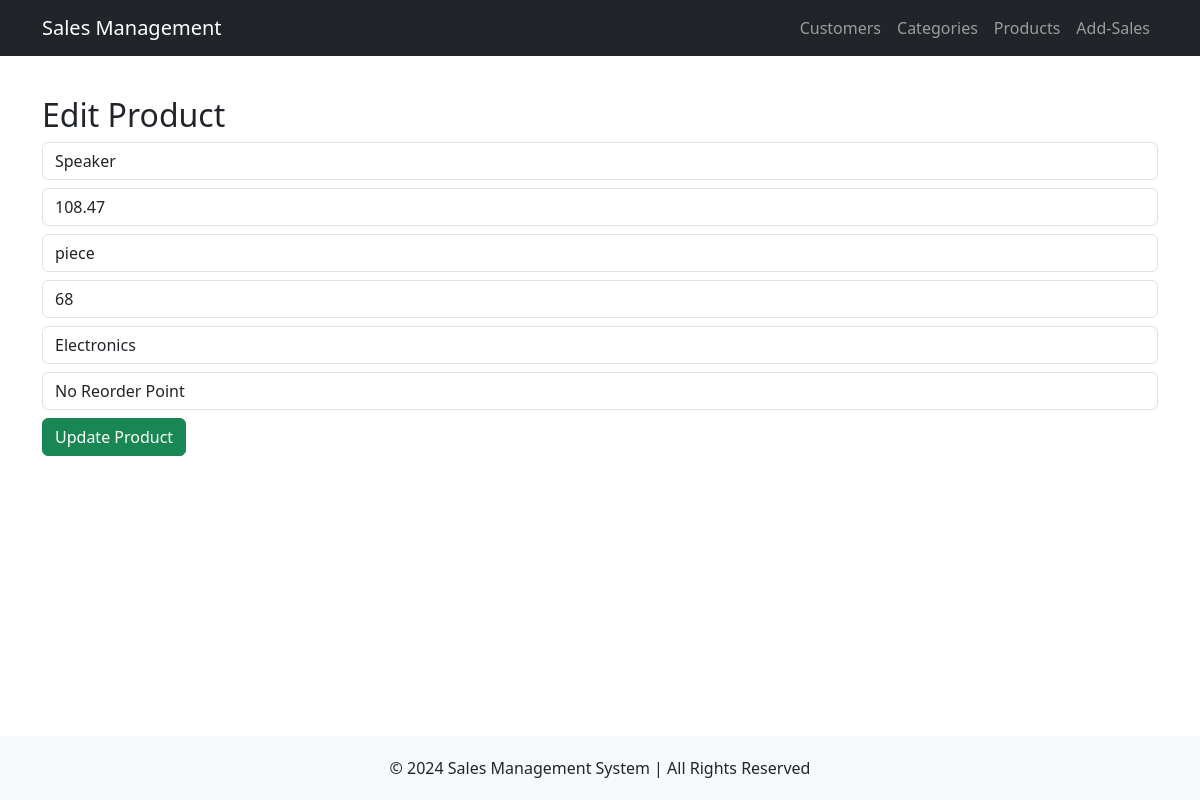
Page /edit_product/1 on the earlier database version.
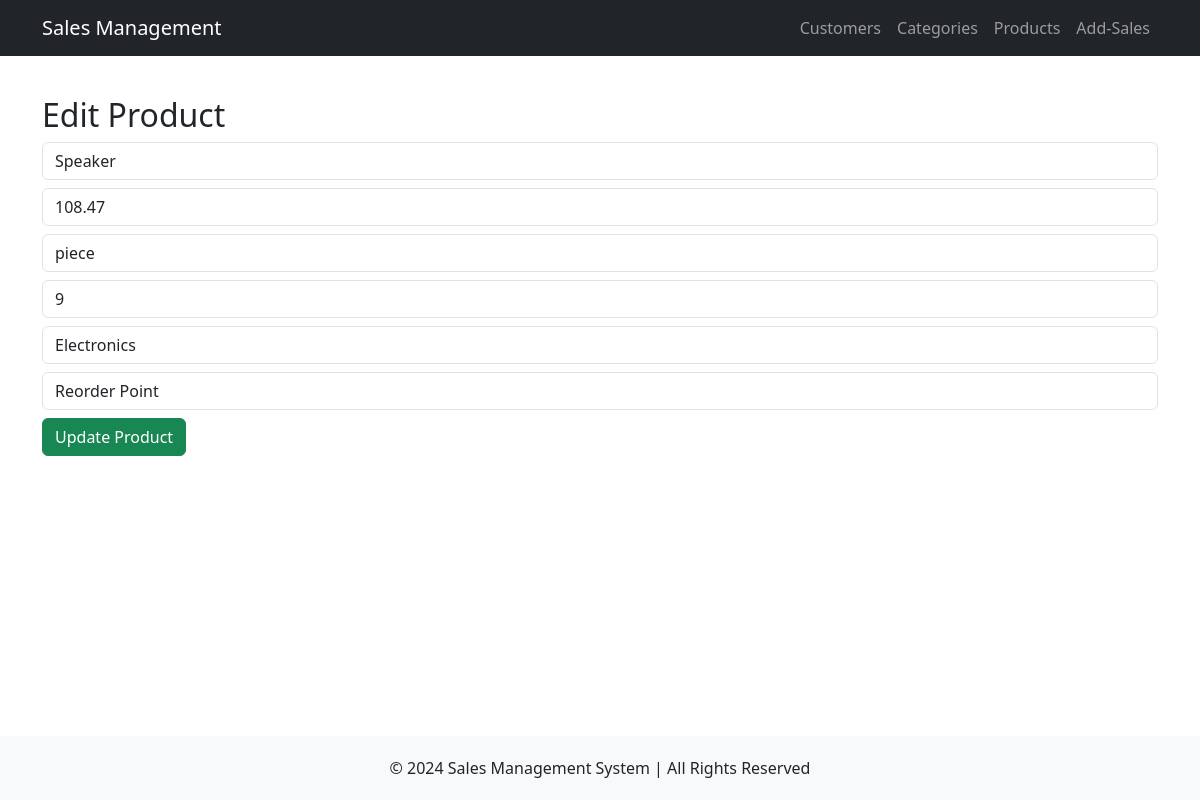
Same page on the later database version.
### tables this page shows
CREATE TABLE Products (
    pro_id INTEGER PRIMARY KEY AUTOINCREMENT,
    name TEXT NOT NULL,
    price REAL NOT NULL CHECK(price >= 0),
    unit TEXT NOT NULL,
    qty INTEGER NOT NULL CHECK(qty >= 0),
    category_id INTEGER NOT NULL,
    reorder_point TEXT CHECK(reorder_point IN ('Reorder', 'Not-Reorder')) DEFAULT 'Not-Reorder',
    FOREIGN KEY (category_id) REFERENCES Product_categories(proc_id) ON DELETE CASCADE
);

### routes/products.py (the view, shortened to what this page needs)
@product_bp.route('/edit_product/<int:pro_id>', methods=['GET', 'POST'])
def edit_product(pro_id):
    conn = get_db_connection()
    product = conn.execute('SELECT * FROM Products WHERE pro_id = ?', (pro_id,)).fetchone()
    categories = conn.execute('SELECT * FROM Product_categories').fetchall()
    conn.close()
    return render_template('edit_product.html', product=product, categories=categories)

### routes/products.py (called while the page is built)
def get_db_connection():
    conn = sqlite3.connect(DATABASE)
    conn.row_factory = sqlite3.Row
    return conn

### templates/edit_product.html
{% extends 'base.html' %}
{% block content %}
    <h2>Edit Product</h2>
    <form action='/edit_product/{{ product["pro_id"] }}' method='post'>
        <input type='text' name='name' value='{{ product["name"] }}' required class='form-control mb-2'>
        <input type='number' name='price' value='{{ product["price"] }}' required class='form-control mb-2'>
        <input type='text' name='unit' value='{{ product["unit"] }}' required class='form-control mb-2'>
        <input type='number' name='qty' value='{{ product["qty"] }}' required class='form-control mb-2'>
        <select name='category' class='form-control mb-2'>
            {% for category in categories %}
                <option value="{{ category['proc_id'] }}" {% if category['proc_id'] == product['category'] %}selected{% endif %}>{{ category['name'] }}</option>
            {% endfor %}
        </select>
        <select name='reorder_point' class='form-control mb-2'>
            <option value='Not-Reorder' {% if product['reorder_point'] == 'Not-Reorder' %}selected{% endif %}>No Reorder Point</option>
            <option value='Reorder' {% if product['reorder_point'] == 'Reorder' %}selected{% endif %}>Reorder Point</option>
        </select>
        <button type='submit' class='btn btn-success'>Update Product</button>
    </form>
{% endblock %}

Differences in the rows shown:
changed Products "Speaker": qty "68" → "9"; reorder_point "No Reorder Point" → "Reorder Point"
